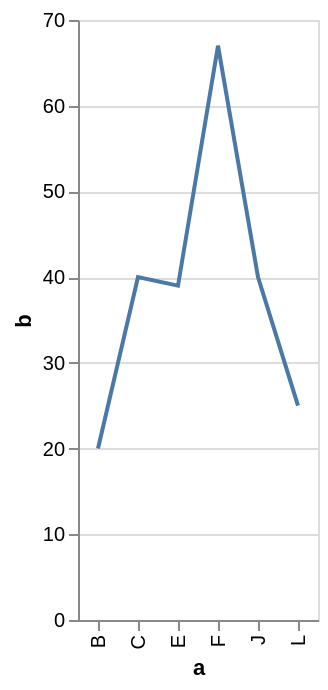

Here is the Vega-Lite specification saved for this chart:
### Vega-Lite specification from a JSON file in a GitHub repository (floating-point values rounded to 4 significant figures)
{"$schema": "https://vega.github.io/schema/vega-lite/v2.json", "description": "A simple bar chart with embedded data.", "data": {"values": [{"a": "B", "b": 20}, {"a": "C", "b": 40}, {"a": "E", "b": 39}, {"a": "F", "b": 67}, {"a": "J", "b": 40}, {"a": "L", "b": 25}]}, "mark": "line", "encoding": {"x": {"field": "a", "type": "ordinal"}, "y": {"field": "b", "type": "quantitative"}}}
